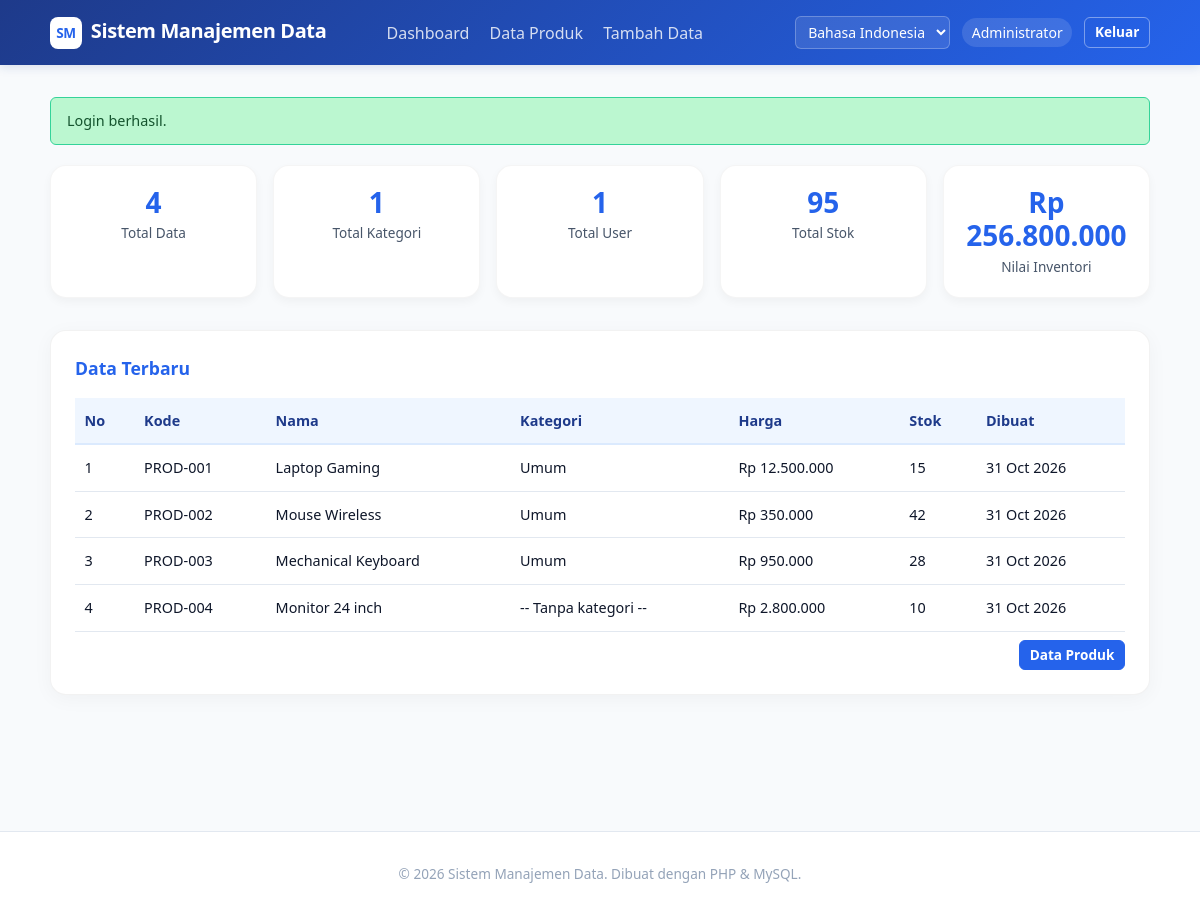
/dashboard.php (signed in), run on the app's committed database.
### tables this page shows
CREATE TABLE IF NOT EXISTS `produk` (
    `id` INT UNSIGNED NOT NULL AUTO_INCREMENT PRIMARY KEY,
    `kode` VARCHAR(20) NOT NULL UNIQUE,
    `nama` VARCHAR(100) NOT NULL,
    `kategori_id` INT UNSIGNED DEFAULT NULL,
    `harga` DECIMAL(12,2) UNSIGNED NOT NULL DEFAULT '0.00',
    `stok` INT UNSIGNED NOT NULL DEFAULT '0',
    `deskripsi` TEXT,
    `created_at` DATETIME NOT NULL DEFAULT CURRENT_TIMESTAMP,
    `updated_at` DATETIME NULL DEFAULT NULL ON UPDATE CURRENT_TIMESTAMP,
    INDEX `fk_produk_kategori` (`kategori_id`),
    CONSTRAINT `fk_produk_kategori` FOREIGN KEY (`kategori_id`) REFERENCES `kategori` (`id`) ON DELETE SET NULL
);

CREATE TABLE IF NOT EXISTS `kategori` (
    `id` INT UNSIGNED NOT NULL AUTO_INCREMENT PRIMARY KEY,
    `nama` VARCHAR(50) NOT NULL,
    `deskripsi` TEXT,
    `created_at` DATETIME NOT NULL DEFAULT CURRENT_TIMESTAMP,
    UNIQUE KEY `uq_nama` (`nama`)
);

### includes/language.php (called while the page is built, shortened)
<?php
$lang_options = [
    'id' => 'Bahasa Indonesia',
    'en' => 'English',
];
$current_lang = $_SESSION['lang'];
function t(string $key): string
{
    global $translations, $current_lang;
    $tr = $translations[$current_lang][$key] ?? $translations['id'][$key] ?? $key;
    return $tr;
}

### includes/auth.php (called while the page is built, shortened)
<?php
require_once __DIR__ . '/language.php';
require_once __DIR__ . '/../config/database.php';
function e($value): string
{
    return htmlspecialchars((string) $value, ENT_QUOTES, 'UTF-8');
}
function base_url(string $path = ''): string
{
    return BASE_URL . '/' . ltrim($path, '/');
}
function flash(string $key, ?string $message = null): ?string
{
    $msg = $_SESSION['flash'][$key] ?? null;
    return $msg;
}
function is_logged_in(): bool
{
    return isset($_SESSION['user_id']);
}
function current_user(): ?array
{
    static $user = null;
    if ($user === null) {
        require_once __DIR__ . '/../config/database.php';
        $user = fetch_one('SELECT id, username, nama, role FROM users WHERE id = ?', [$_SESSION['user_id']]);
    }
    return $user;
}

### config/database.php (called while the page is built, shortened)
<?php
function db(): PDO
{
    static $pdo = null;
    if ($pdo === null) {
        $dsn = 'mysql:host=' . DB_HOST . ';port=' . DB_PORT
             . ';dbname=' . DB_NAME . ';charset=' . DB_CHARSET;
        try {
            $pdo = new PDO($dsn, DB_USER, DB_PASS, [
                PDO::ATTR_ERRMODE            => PDO::ERRMODE_EXCEPTION,
                PDO::ATTR_DEFAULT_FETCH_MODE => PDO::FETCH_ASSOC,
                PDO::ATTR_EMULATE_PREPARES   => false,
            ]);
        } catch (PDOException $e) {
            http_response_code(500);
            exit('Koneksi database gagal: ' . $e->getMessage());
        }
    }
    return $pdo;
}
function query(string $sql, array $params = []): PDOStatement
{
    $stmt = db()->prepare($sql);
    $stmt->execute($params);
    return $stmt;
}
function fetch_all(string $sql, array $params = []): array
{
    return query($sql, $params)->fetchAll();
}
function fetch_one(string $sql, array $params = []): ?array
{
    $row = query($sql, $params)->fetch();
    return $row === false ? null : $row;
}

### dashboard.php (the view, shortened to what this page needs)
<?php
require_once __DIR__ . '/includes/auth.php';
require_once __DIR__ . '/config/database.php';
$totalProduk = (int) fetch_one("SELECT COUNT(*) AS c FROM produk")['c'];
$totalKategori = (int) fetch_one("SELECT COUNT(*) AS c FROM kategori")['c'];
$totalUser = (int) fetch_one("SELECT COUNT(*) AS c FROM users")['c'];
$totalStok = (int) fetch_one("SELECT COALESCE(SUM(stok),0) AS c FROM produk")['c'];
$nilaiTotal = (float) fetch_one("SELECT COALESCE(SUM(harga*stok),0) AS c FROM produk")['c'];
$terbaru = fetch_all("SELECT p.*, k.nama AS kategori_nama FROM produk p LEFT JOIN kategori k ON p.kategori_id=k.id ORDER BY p.created_at DESC LIMIT 5");
require __DIR__ . '/includes/header.php';
?>
<div class="stats-grid">
    <div class="stat-card">
        <div class="stat-number"><?= e(number_format($totalProduk)) ?></div>
        <div class="stat-label"><?= e(t('total_data')) ?></div>
    </div>
    <div class="stat-card">
        <div class="stat-number"><?= e(number_format($totalKategori)) ?></div>
        <div class="stat-label"><?= e(t('total_kategori')) ?></div>
    </div>
    <div class="stat-card">
        <div class="stat-number"><?= e(number_format($totalUser)) ?></div>
        <div class="stat-label"><?= e(t('total_user')) ?></div>
    </div>
    <div class="stat-card">
        <div class="stat-number"><?= e(number_format($totalStok)) ?></div>
        <div class="stat-label"><?= e(t('total_stok')) ?></div>
    </div>
    <div class="stat-card">
        <div class="stat-number">Rp <?= e(number_format($nilaiTotal, 0, ',', '.')) ?></div>
        <div class="stat-label"><?= e(t('nilai_total')) ?></div>
    </div>
</div>
<div class="card">
    <h2><?= e(t('terbaru')) ?></h2>
    <div style="overflow-x:auto">
        <table class="table">
            <thead>
                <tr>
                    <th><?= e(t('th_no')) ?></th>
                    <th><?= e(t('th_kode')) ?></th>
                    <th><?= e(t('th_nama')) ?></th>
                    <th><?= e(t('th_kategori')) ?></th>
                    <th><?= e(t('th_harga')) ?></th>
                    <th><?= e(t('th_stok')) ?></th>
                    <th><?= e(t('th_tanggal')) ?></th>
                </tr>
            </thead>
            <tbody>
                <?php if ($terbaru): $i=0; foreach ($terbaru as $p): $i++; ?>
                <tr>
                    <td><?= e($i) ?></td>
                    <td><?= e($p['kode']) ?></td>
                    <td><?= e($p['nama']) ?></td>
                    <td><?= e($p['kategori_nama'] ?? t('no_kategori')) ?></td>
                    <td>Rp <?= e(number_format($p['harga'], 0, ',', '.')) ?></td>
                    <td><?= e(number_format($p['stok'], 0, '', '.')) ?></td>
                    <td><?= e(date('d M Y', strtotime($p['created_at']))) ?></td>
                </tr>
                <?php endforeach; else: ?>
                <tr><td colspan="7" style="text-align:center"><?= e(t('empty')) ?></td></tr>
                <?php endif; ?>
            </tbody>
        </table>
    </div>
    <div style="text-align:right;margin-top:.5rem">
        <a href="<?= e(base_url('data.php')) ?>" class="btn btn-sm btn-primary"><?= e(t('nav_data')) ?></a>
    </div>
</div>
<?php require __DIR__ . '/includes/footer.php'; ?>

### includes/header.php (shortened to what this page needs)
<?php
require_once __DIR__ . '/auth.php';
$langs = $lang_options;
?>
<!DOCTYPE html>
<html lang="<?= e($current_lang) ?>">
<head>
    <link rel="stylesheet" href="<?= e(base_url('assets/style.css')) ?>">
</head>
<body>
<header class="topbar">
    <div class="container topbar-inner">
        <div class="brand">
            <span class="brand-mark">SM</span>
            <span class="brand-text"><?= e(t('app_title')) ?></span>
        </div>
        <nav class="nav">
            <?php if (is_logged_in()): ?>
                <a href="<?= e(base_url('dashboard.php')) ?>"><?= e(t('nav_dashboard')) ?></a>
                <a href="<?= e(base_url('data.php')) ?>"><?= e(t('nav_data')) ?></a>
                <a href="<?= e(base_url('tambah.php')) ?>"><?= e(t('nav_add')) ?></a>
            <?php endif; ?>
        </nav>
        <div class="topbar-right">
            <form action="<?= e(base_url('bahasa.php')) ?>" method="get" class="lang-form">
                <select name="lang" id="lang" onchange="this.form.submit()">
                    <?php foreach ($langs as $code => $label): ?>
                        <option value="<?= e($code) ?>" <?= $current_lang === $code ? 'selected' : '' ?>><?= e($label) ?></option>
                    <?php endforeach; ?>
                </select>
            </form>
            <?php if (is_logged_in()): ?>
                <span class="user-chip"><?= e($_SESSION['nama'] ?? $_SESSION['username']) ?></span>
                <a class="btn btn-sm btn-outline" href="<?= e(base_url('logout.php')) ?>"><?= e(t('nav_logout')) ?></a>
            <?php else: ?>
                <a class="btn btn-sm btn-primary" href="<?= e(base_url('login.php')) ?>"><?= e(t('nav_login')) ?></a>
            <?php endif; ?>
        </div>
    </div>
</header>
<main class="container main">
<?php if ($msg = flash('success')): ?>
    <div class="alert alert-success"><?= e($msg) ?></div>
<?php endif; ?>

### includes/footer.php (shortened to what this page needs)
</main>
<footer class="footer">
    <div class="container">
        <?= e(t('footer_copyright')) ?>
    </div>
</footer>
</body>
</html>

### assets/style.css (style rules this page uses)
:root { --primary:#2563eb;--danger:#dc2626;--bg:#f8fafc;--card:#fff;--text:#0f172a; }
* { margin:0;padding:0;box-sizing:border-box;font-family:system-ui,-apple-system,Segoe UI,Roboto,'Helvetica Neue',sans-serif }
html { scroll-behavior:smooth }
body { background:var(--bg);color:var(--text);line-height:1.5 }
.container { max-width:1100px;margin:0 auto;padding:0 1rem }
.topbar { background:linear-gradient(135deg,#1e3a8a,#2563eb);color:#fff;box-shadow:0 2px 10px rgba(30,58,138,.15) }
.topbar-inner { display:flex;align-items:center;justify-content:space-between;padding:1rem 0 }
.brand { font-weight:800;font-size:1.25rem;letter-spacing:-.02em }
.brand-mark { display:inline-block;background:#fff;color:var(--primary);width:32px;height:32px;border-radius:8px;text-align:center;line-height:32px;margin-right:.25rem;font-size:.85rem }
.nav a,.nav { color:#fff;text-decoration:none;margin-right:1rem;font-weight:500;opacity:.9 }
.topbar-right { display:flex;align-items:center;gap:.75rem }
.user-chip { font-size:.875rem;background:rgba(255,255,255,.12);padding:.25rem .6rem;border-radius:999px }
.lang-form select { background:rgba(255,255,255,.1);color:#fff;border:1px solid rgba(255,255,255,.25);border-radius:6px;padding:.3rem .5rem;font-size:.875rem }
.btn { display:inline-block;padding:.35rem .8rem;border-radius:6px;text-decoration:none;font-weight:600;font-size:.875rem;border:1px solid transparent;cursor:pointer }
.btn-sm { padding:.25rem .6rem;font-size:.85rem }
.btn-primary { background:var(--primary);color:#fff;border-color:var(--primary) }
.btn-outline { background:transparent;color:#fff;border-color:rgba(255,255,255,.4) }
.alert { padding:.75rem 1rem;border-radius:6px;margin-bottom:1.25rem;font-size:.9rem }
.alert-success { background:#bbf7d0;color:#14532d;border:1px solid #34d399 }
.main { padding:2rem 0 4rem }
.card { background:var(--card);border-radius:1rem;padding:1.5rem;box-shadow:0 4px 20px rgba(0,0,0,.04);border:1px solid rgba(0,0,0,.05);margin-bottom:1.5rem }
.card h2 { font-size:1.1rem;margin-bottom:1rem;color:var(--primary) }
.table { width:100%;border-collapse:collapse;font-size:.9rem }
.table th { background:#eff6ff;text-align:left;padding:.75rem .6rem;color:#1e3a8a;font-weight:700;border-bottom:2px solid #dbeafe }
.table td { padding:.75rem .6rem;border-bottom:1px solid #e2e8f0 }
.stats-grid { display:grid;grid-template-columns:repeat(auto-fit,minmax(170px,1fr));gap:1rem;margin-bottom:2rem }
.stat-card { background:var(--card);border-radius:1rem;padding:1.25rem;text-align:center;box-shadow:0 4px 10px rgba(0,0,0,.04);border:1px solid rgba(0,0,0,.04) }
.stat-number { font-size:1.75rem;font-weight:800;color:var(--primary);line-height:1.2 }
.stat-label { font-size:.85rem;color:#475569;margin-top:.25rem }
.footer { text-align:center;padding:2rem;color:#94a3b8;font-size:.85rem;border-top:1px solid #e2e8f0;margin-top:3rem;background:#fff }

### data on the page
produk: kode "PROD-001", nama "Laptop Gaming", kategori.nama "Umum", harga "12.500.000", stok "15", created_at "31 Oct 2026"
produk: kode "PROD-002", nama "Mouse Wireless", kategori.nama "Umum", harga "350.000", stok "42", created_at "31 Oct 2026"
produk: kode "PROD-003", nama "Mechanical Keyboard", kategori.nama "Umum", harga "950.000", stok "28", created_at "31 Oct 2026"
produk: kode "PROD-004", nama "Monitor 24 inch", kategori_nama "-- Tanpa kategori --", harga "2.800.000", stok "10", created_at "31 Oct 2026"

### other printed values
t('app_title') "Sistem Manajemen Data"
t('nav_dashboard') "Dashboard"
t('nav_data') "Data Produk"
t('nav_add') "Tambah Data"
$_SESSION['nama'] "Administrator"
t('nav_logout') "Keluar"
$msg "Login berhasil."
$totalProduk "4"
t('total_data') "Total Data"
$totalKategori "1"
t('total_kategori') "Total Kategori"
$totalUser "1"
t('total_user') "Total User"
$totalStok "95"
t('total_stok') "Total Stok"
